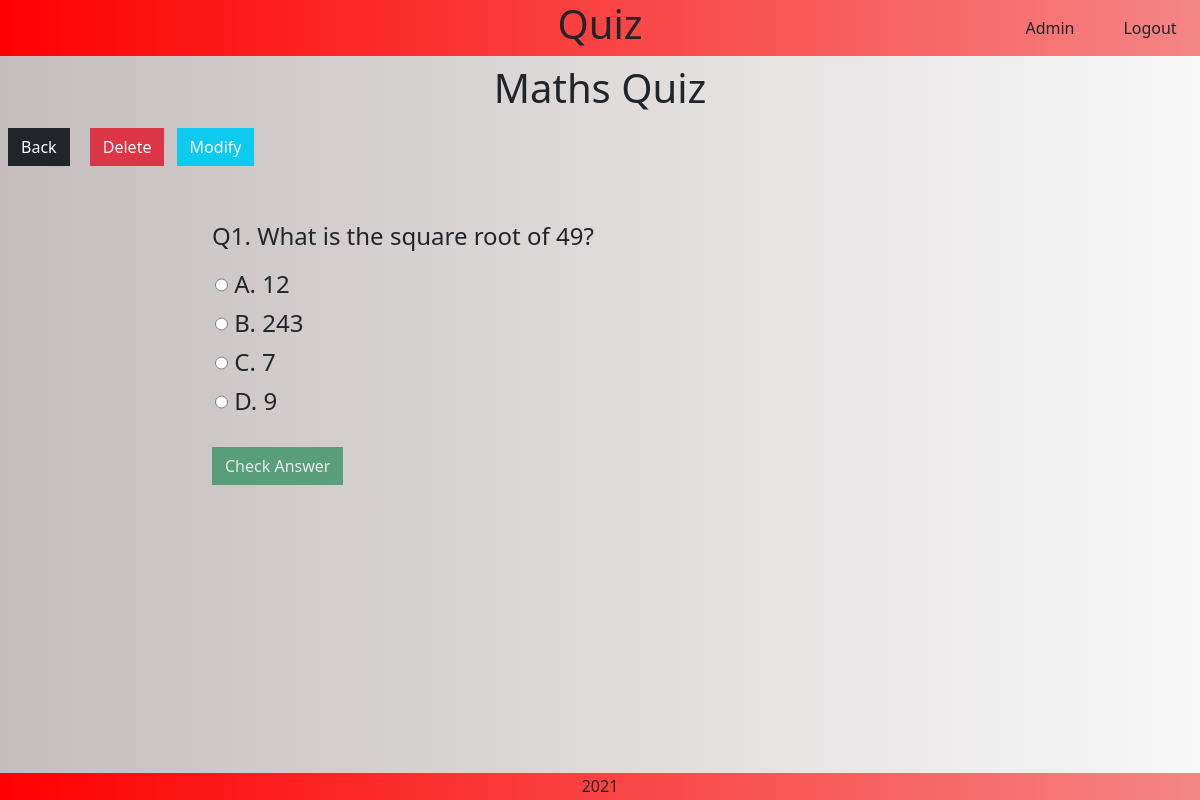
The app's page /quiz/questionnaire/143270174/12345 (signed in) with its own data.
### quiz/models.py (models this page shows, shortened)
class Quiz(models.Model):
    class Meta:
        verbose_name_plural = "Quiz"
    quiz_name = models.CharField(max_length=254)

class Questions(models.Model):
    class Meta:
        verbose_name_plural = "Questions"
    quiz = models.ForeignKey(
            'Quiz', null=False, blank=False, on_delete=models.CASCADE,
            related_name='questions')
    question = models.CharField(max_length=254)
    first_answer = models.CharField(max_length=254)
    second_answer = models.CharField(max_length=254)
    third_answer = models.CharField(max_length=254)
    fourth_answer = models.CharField(max_length=254)
    answer = models.CharField(max_length=254)

### quiz/views.py (the view)
# urls.py: path('questionnaire/<int:quiz_id>/<int:num>', views.questionnaire, name='questionnaire'),
def questionnaire(request, quiz_id, num=12345):
    if num==12345:
        num=0
        quiz_id=random_number_decode(quiz_id, 1)
    else:
        num = random_number_decode(num, 1)
        quiz_id = random_number_decode(quiz_id, num-1)
    question_id=[]
    request.session.modified = True
    questions = Questions.objects.all().filter(quiz=quiz_id)
    for question in questions:
        question_id.append(question.id)
    final = len(question_id)
    if num==0 and 'answer' not in request.session:
        print('new session')
        request.session['answer']= {}
        print(request.session['answer'])
        request.session['quiz']= {'quiz_id': quiz_id}
    quiz = get_object_or_404(Quiz, id=quiz_id)
    actual_question = get_object_or_404(Questions, id=question_id[num])
    crypt= {
        "A": randon_word(6),
        "B": randon_word(6),
        "C": randon_word(6),
        "D": randon_word(6),
        "id": actual_question.id,
        'length': final,
        }
    answer = crypt[actual_question.answer]
    quiz_url = random_number_encode(quiz_id, num)
    context = {
        'num': num,
        'quiz_id': quiz_id,
        'quiz_url': quiz_url,
        'crypt': json.dumps(crypt),
        'answer': answer,
        'final': final,
        'next': num+1,
        'next_url': random_number_encode(num+1, 1),
        'quiz': quiz,
        'question': actual_question,
    }
    return render(request, 'quiz/questionnaire.html', context)

### quiz/views.py (called while the page is built)
def randon_word(length):
    alphabet = string.ascii_letters + string.digits + string.punctuation
    password = ''.join(secrets.choice(alphabet) for i in range(length))
    return password

def random_number_encode(num , num_two):
    new_num = (num_two+num+3)*10233553+432*num_two
    return new_num

def random_number_decode(num, num_two):
    new_num = (num-432*num_two)/10233553-(3+num_two)
    return int(new_num)

### quiz/templates/quiz/questionnaire.html (shortened to what this page needs)
{% extends "base.html" %}
{% load static %}
{% block extra_css %}
    <link rel="stylesheet" href="{% static 'quiz/css/quiz.css' %}">
{% endblock %}
{% block content %}
    <div class="h1 text-center mt-2">{{ quiz.quiz_name }}</div>
    {% if request.user.is_superuser %}
        <a href="{% url 'quiz' %}" class="m-2 btn btn-dark rounded-0 text-light">Back</a>
        <a href="{% url 'delete_question' question_id=question.id %}" class="m-2 btn btn-danger rounded-0 text-light">Delete</a>
        <a href="{% url 'update_question' question_id=question.id %}" class="btn btn-info rounded-0 text-light">Modify</a>
    {% endif %}
    <div class="row m-0 mt-5">
        <div class="col-2 mb-2"></div>
        <div class="col-10 mb-3 h4">Q{{ next }}. {{ question.question }}</div>
        <div class="col-2 mb-2"></div>
        <div class="radio h4 col-10">
            <form id="answer" action="{% url 'questionnaire' quiz_url next_url %}" method="POST" class="answer">
                <label><input type="radio" name="answer" value="A.{{ question.first_answer }}"> A. {{ question.first_answer }}</label><br>
                <label><input type="radio" name="answer" value="B.{{ question.second_answer }}"> B. {{ question.second_answer }}</label><br>
                <label><input type="radio" name="answer" value="C.{{ question.third_answer }}"> C. {{ question.third_answer }}</label><br>
                <label><input type="radio" name="answer" value="D.{{ question.fourth_answer }}"> D. {{ question.fourth_answer }}</label>
            </form>
        </div>
    </div>
    <div class="row m-0 mt-3">
        <div class="col-2"></div>
        {% if question %}
            <div class="col-10">
                <button class="check btn btn-success rounded-0 text-light">Check Answer</button>
            </div>
        {% endif %}
    </div>
{% endblock %}

### static/css/base.css (style rules this page uses)
body, html { margin: 0; display: flex; flex-direction: column; height: 100vh; }
input { height: 30px; }

### quiz/static/quiz/css/quiz.css (style rules this page uses)
a { text-decoration: none; }
label { margin: 3px; }
input[type="radio"] { margin-bottom: 3px; vertical-align: middle; }

### records on screen
Quiz: quiz_name "Maths Quiz"
Questions: question "What is the square root of 49?", first_answer "12", second_answer "243", third_answer "7", fourth_answer "9"

### other values on screen
{{ next }} "1"
